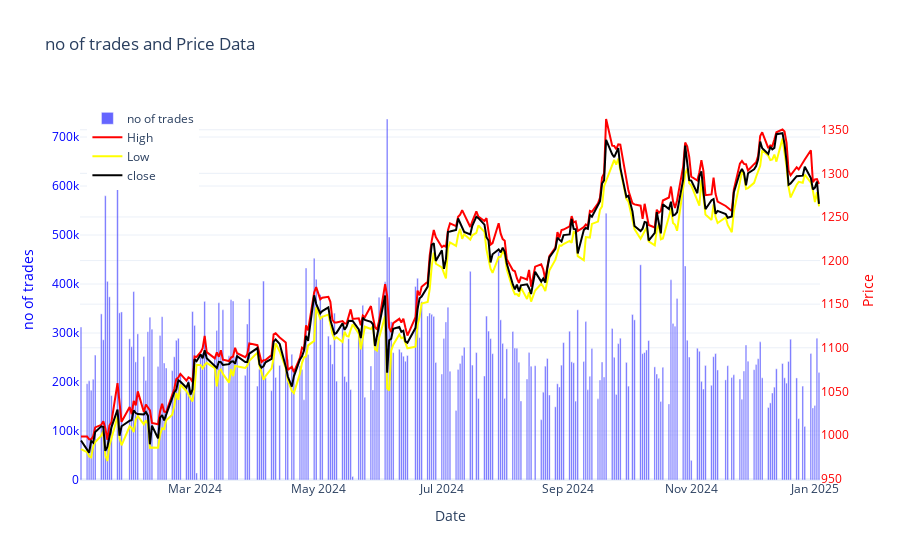

Write notebook code for a chart like this one.
### Code cell
import plotly.graph_objects as go

# Create the bar plot for volume
fig = go.Figure()

# Add the bar plot for volume (primary y-axis)
fig.add_trace(go.Bar(x=data.index, y=data['no of trades'], name='no of trades', 
                     marker_color='blue', opacity=0.6, yaxis='y1'))

# Add the line plot for high (secondary y-axis)
fig.add_trace(go.Scatter(x=data.index, y=data['high'], name='High', 
                         line=dict(color='red'), yaxis='y2'))

# Add the line plot for low (secondary y-axis)
fig.add_trace(go.Scatter(x=data.index, y=data['low'], name='Low', 
                         line=dict(color='yellow'), yaxis='y2'))

# Add the line plot for close (secondary y-axis)
fig.add_trace(go.Scatter(x=data.index, y=data['close'], name='close', 
                         line=dict(color='black'), yaxis='y2'))

# Update the layout to include the secondary y-axis
fig.update_layout(
    title="no of trades and Price Data",
    xaxis_title="Date",
    yaxis=dict(
        title="no of trades",
        titlefont=dict(color='blue'),
        tickfont=dict(color='blue'),
        side='left',
    ),
    yaxis2=dict(
        title="Price",
        titlefont=dict(color='red'),
        tickfont=dict(color='red'),
        overlaying='y',
        side='right'
    ),
    legend=dict(x=0.01, y=0.99),
    template="plotly_white"
)

# Show the plot
fig.show()

### Figure 1 — Plotly figure (JSON) as saved in the notebook; plotly's stock layout.template omitted (floating-point values rounded to 4 significant figures; data arrays with more than 128 entries replaced by an {"elided": "..."} marker saying what was removed)
{"data": [{"marker": {"color": "blue"}, "name": "no of trades", "opacity": 0.6, "type": "bar", "x": {"elided": "248 str values"}, "y": {"elided": "248 int values"}, "yaxis": "y"}, {"line": {"color": "red"}, "name": "High", "type": "scatter", "x": {"elided": "248 str values"}, "y": {"elided": "248 float values"}, "yaxis": "y2"}, {"line": {"color": "yellow"}, "name": "Low", "type": "scatter", "x": {"elided": "248 str values"}, "y": {"elided": "248 float values"}, "yaxis": "y2"}, {"line": {"color": "black"}, "name": "close", "type": "scatter", "x": {"elided": "248 str values"}, "y": {"elided": "248 float values"}, "yaxis": "y2"}], "layout": {"legend": {"x": 0.01, "y": 0.99}, "title": {"text": "no of trades and Price Data"}, "xaxis": {"title": {"text": "Date"}}, "yaxis": {"side": "left", "tickfont": {"color": "blue"}, "title": {"font": {"color": "blue"}, "text": "no of trades"}}, "yaxis2": {"overlaying": "y", "side": "right", "tickfont": {"color": "red"}, "title": {"font": {"color": "red"}, "text": "Price"}}}}
